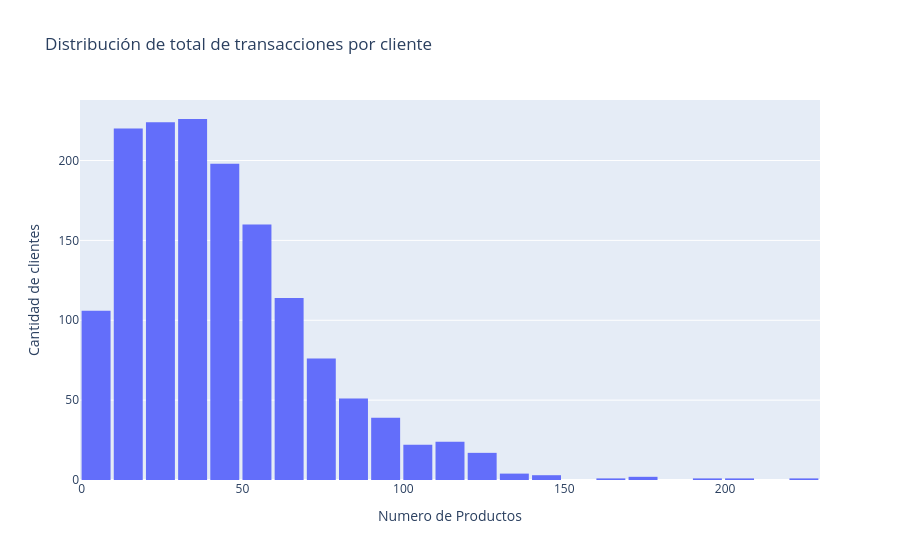

The cell this chart's notebook holds for it:
### Code cell
fig = px.histogram(
    transacciones_cliente,
    x="total transacciones",
    nbins=30,  
    title="Distribución de total de transacciones por cliente",
    labels={"total transacciones": "Total de transacciones por cliente"}
)

fig.update_layout(
    bargap=0.1,
    xaxis_title="Numero de Productos",
    yaxis_title="Cantidad de clientes"
)

fig.show()

### Figure 1 — Plotly figure (JSON) as saved in the notebook; plotly's stock layout.template omitted (floating-point values rounded to 4 significant figures; data arrays with more than 128 entries replaced by an {"elided": "..."} marker saying what was removed)
{"data": [{"bingroup": "x", "hovertemplate": "Total de transacciones por cliente=%{x}<br>count=%{y}<extra></extra>", "legendgroup": "", "marker": {"color": "#636efa", "pattern": {"shape": ""}}, "name": "", "nbinsx": 30, "orientation": "v", "showlegend": false, "type": "histogram", "x": {"elided": "1490 int values"}, "xaxis": "x", "yaxis": "y"}], "layout": {"bargap": 0.1, "barmode": "relative", "legend": {"tracegroupgap": 0}, "title": {"text": "Distribución de total de transacciones por cliente"}, "xaxis": {"anchor": "y", "domain": [0, 1], "title": {"text": "Numero de Productos"}}, "yaxis": {"anchor": "x", "domain": [0, 1], "title": {"text": "Cantidad de clientes"}}}}
